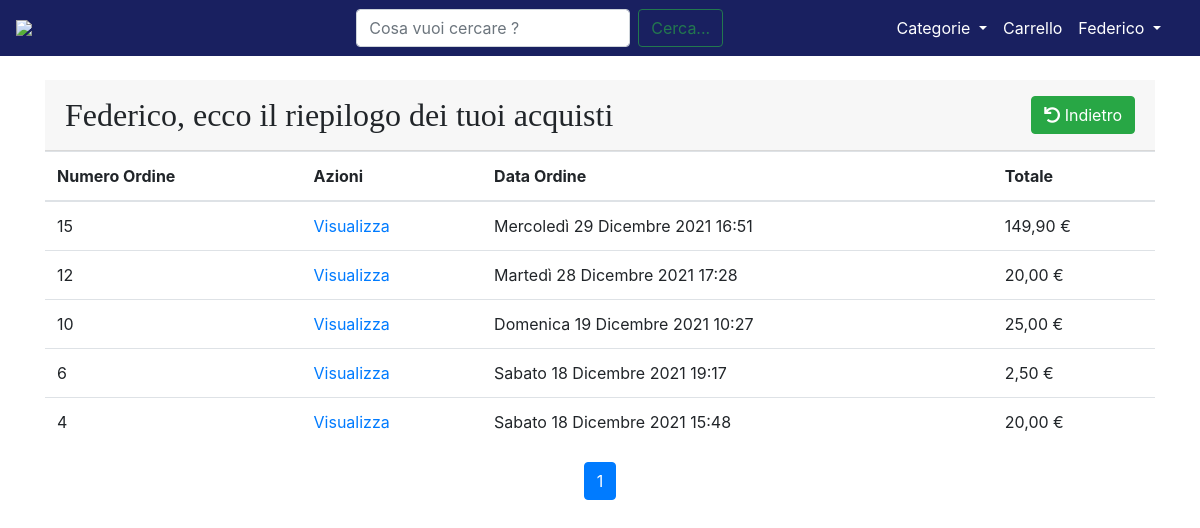
Screenshot of /user/acquisti (signed in) with the database file from the repository.
### core/models.py (models this page shows, shortened)
class Payment(models.Model):
    user = models.ForeignKey(User, on_delete=models.CASCADE)
    amount = models.FloatField()
    timestamp = models.DateTimeField(auto_now_add=True)
    order = models.ForeignKey(Order, on_delete=models.CASCADE)

class Order(models.Model):
    user = models.ForeignKey(User, on_delete=models.CASCADE, null=True)
    is_ordered = models.BooleanField(default=False)
    items = models.ManyToManyField(OrderItem)
    ordered_date = models.DateTimeField()
    shipping_address = models.ForeignKey('ShippingAddress', on_delete=models.SET_NULL, blank=True, null=True)

### core/views.py (the view)
# urls.py: path('user/acquisti', login_required(views.AcquistiView.as_view()), name='acquisti'),
class AcquistiView(View):
    model = User
    template_name = '/core/acquisti.html'
    def get(self, *args, **kwargs):
        user_id = self.request.user.id
        user = User.objects.get(id=user_id)
        acquisti = Payment.objects.filter(user=user).order_by("-pk")
        paginator = Paginator(acquisti, 10)
        page_number = self.request.GET.get('page')
        page_obj = paginator.get_page(page_number)
        context = {
            'User': user,
            'lista_acquisti': page_obj,
            'page_obj': page_obj
        }
        return render(self.request, 'core/acquisti.html', context)

### core/templates/core/acquisti.html (shortened to what this page needs)
{% extends 'base.html' %}
{% load static %}
{% block content %}
<link rel="stylesheet" type="text/css" href="{% static '/css/homepage.css' %}"/>
<link rel="stylesheet" href="https://pro.fontawesome.com/releases/v5.13.0/css/all.css">
<br>
<div class="card-header py-3 d-flex flex-row align-items-center justify-content-between">
    <h2 class="m-0">{{ user }}, ecco il riepilogo dei tuoi acquisti </h2>
    <button class="btn btn-success" onclick="window.history.go(-1);">
        <i class="fas fa-undo"></i>
        Indietro
    </button>
</div>
<div>
    <table class="table" id="UserTable">
        <thead>
        <tr>
            <th>Numero Ordine</th>
            <th>Azioni</th>
            <th>Data Ordine</th>
            <th>Totale</th>
        </tr>
        </thead>
        <tbody>
        {% for item in lista_acquisti %}
        <tr>
            <td>{{ item.order.id }}</a></td>
            <td><a href="{% url 'order_display' pk=item.order.id %}">Visualizza</a></td>
            <td>{{ item.timestamp }}</td>
            <td>{{ item.amount }}0 €</td>
        </tr>
        {% endfor %}
        </tbody>
    </table>
</div>
<nav class="d-flex justify-content-center wow fadeIn">
    <ul class="pagination pg-blue">
        <li class="page-item active">
            <a class="page-link" href="?page={{ page_obj.number }}">{{ page_obj.number }}
            </a>
        </li>
    </ul>
</nav>
{% endblock content %}

### templates/base.html (shortened to what this page needs)
{% load static %}
<!DOCTYPE html>
<html lang="it">
<head>
    <link rel="stylesheet" href="https://maxcdn.bootstrapcdn.com/bootstrap/4.0.0/css/bootstrap.min.css"
>
    <link rel="stylesheet" href="{% static 'css/base.css' %}">
</head>
<body>
<nav class="navbar navbar-expand-lg navbar-dark" style="background-color: #192060;">
    <a class="navbar-brand ml-auto" href="/"><img style="width: 9rem;"
                                                  src="https://github.com/LucaCarnevale/temporary_files/blob/main/logo_sito.PNG?raw=true"></a>
    <div class="container">
        <div class="collapse navbar-collapse" id="navbarSupportedContent">
            <form class="form-inline my-2 my-lg-0 mx-auto" action="{% url 'cerca' %}">
                <input name="kw" class="inputCerca form-control mr-sm-2" type="search" placeholder="Cosa vuoi cercare ?"
                       aria-label="Search">
                <button class="cerca btn btn-outline-success" type="submit">Cerca...</button>
            </form>
            <ul class="navbar-nav">
                <div class="collapse navbar-collapse" id="navbarNavDarkDropdown">
                    <ul class="navbar-nav">
                        <li class="nav-item dropdown active">
                            <a class="nav-link dropdown-toggle" href="#" id="navbarDropdown" role="button"
                               data-toggle="dropdown" aria-haspopup="true" aria-expanded="false">
                                Categorie
                            </a>
                        </li>
                    </ul>
                </div>
                {% if request.user.is_authenticated %}
                <li class="nav-item active ml-auto">
                    <a class="nav-link active" aria-current="page" href="{% url 'order_summary' %}">Carrello</a>
                </li>
                <li class="nav-item dropdown active">
                    <a class="nav-link dropdown-toggle" href="#" id="navbarDropdown" role="button"
                       data-toggle="dropdown" aria-expanded="false">
                        {{ request.user.username }}
                    </a>
                </li>
                {% endif %}
            </ul>
        </div>
    </div>
</nav>
<div class="container">
    {% block content %}
    {% endblock content %}
</div>
</body>
</html>

### static/css/base.css (style rules this page uses)
h2 { font-family: 'SansSerif'; }
body, html { height: 100%; margin: 0; }

### static/css/homepage.css (style rules this page uses)
*,::after,::before { box-sizing:border-box; }
ul { margin-top:0;margin-bottom:1rem; }
a { color:#007bff;text-decoration:none;background-color:transparent; }
img { vertical-align:middle;border-style:none; }
.fas { -moz-osx-font-smoothing:grayscale;-webkit-font-smoothing:antialiased;display:inline-block;font-style:normal;font-variant:normal;text-rendering:auto;line-height:1; }
.fas { font-family:"Font Awesome 5 Free"; }
.fas { font-weight:900; }
div,span,h3,p,a,img,i,ul,li { margin:0;padding:0;border:0;font-size:100%;font:inherit;vertical-align:baseline; }
ul { list-style:none; }
* { margin:0;padding:0; }
img { float:left; }
img { max-width:100%; }

### rows the page displays
Payment: order.id "15", timestamp "Mercoledì 29 Dicembre 2021 16:51", amount "149,9"
Payment: order.id "12", timestamp "Martedì 28 Dicembre 2021 17:28", amount "20,0"
Payment: order.id "10", timestamp "Domenica 19 Dicembre 2021 10:27", amount "25,0"
Payment: order.id "6", timestamp "Sabato 18 Dicembre 2021 19:17", amount "2,5"
Payment: order.id "4", timestamp "Sabato 18 Dicembre 2021 15:48", amount "20,0"

### other values shown
{{ request.user.username }} "Federico"
{{ user }} "Federico"
{{ page_obj.number }} "1"
